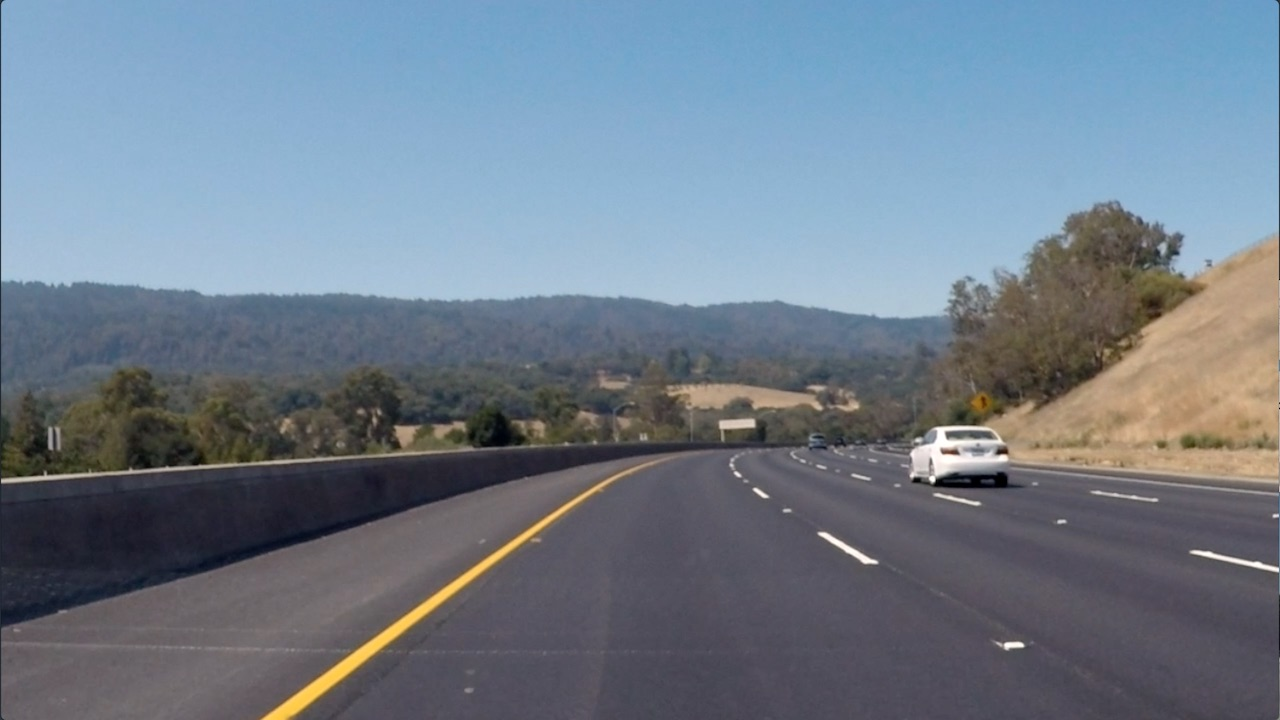
#> input picture Term_1/advanced_lane_finding_10/curved-lane.jpg, 1280 x 720 px
$ python sobel_10_4.py   (older library calls are emulated)
#> lines starting #> are read from the running program, lines starting #| are printed output that depends on the picture; after the words box and inside, x2 and y2 are one past the last pixel; in counts of white or black regions, pixels touching at a corner belong together
#> further down, image is the input picture: shape (720, 1280, 3); mean R, G, B 112.1, 125, 138.7
import cv2
import numpy as np
import matplotlib.pyplot as plt
import matplotlib.image as mpimg


def abs_sobel_thresh(img, orient='x', thresh_min=0, thresh_max=255):
    # Convert to grayscale
#> called with orient = 'y', thresh_min = 20, thresh_max = 100
    gray = cv2.cvtColor(img, cv2.COLOR_RGB2GRAY)
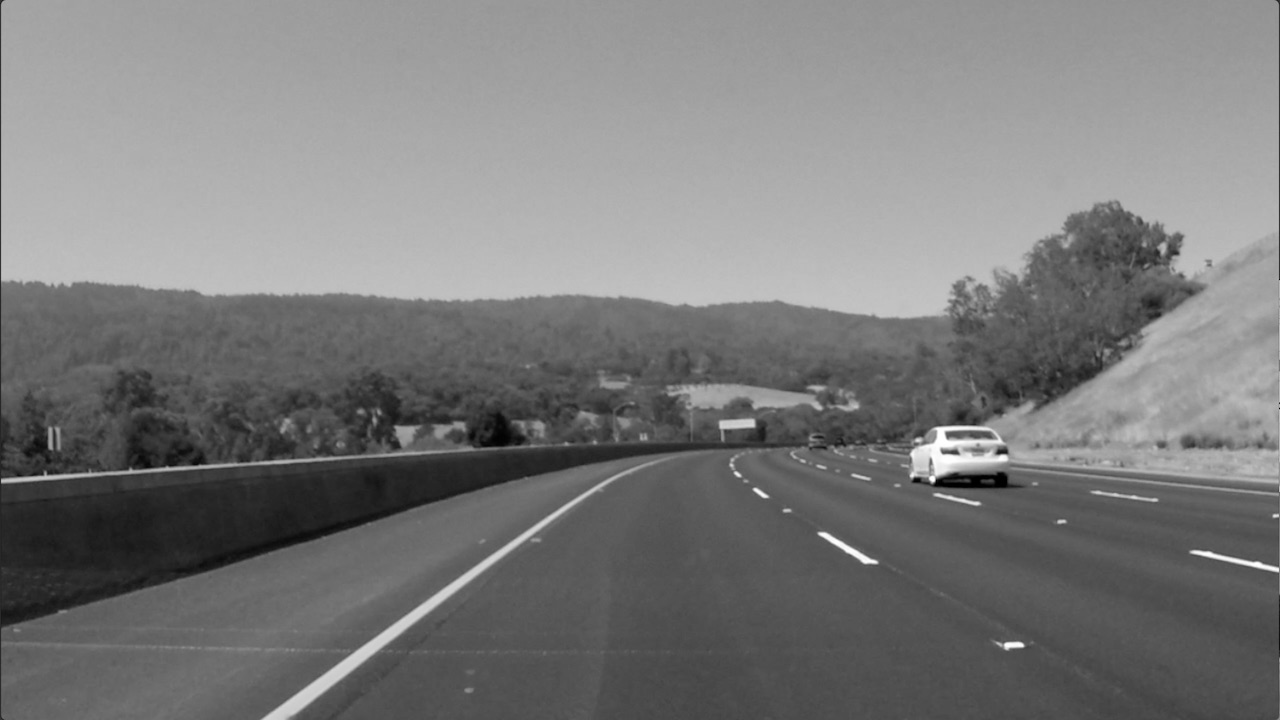
#> gray: shape (720, 1280); min 0, max 255, mean 122.7
    # Apply x or y gradient with the OpenCV Sobel() function
    # and take the absolute value
    abs_sobel = None
    if orient == 'x':
        abs_sobel = np.absolute(cv2.Sobel(gray, cv2.CV_64F, 1, 0))
    if orient == 'y':
        abs_sobel = np.absolute(cv2.Sobel(gray, cv2.CV_64F, 0, 1))
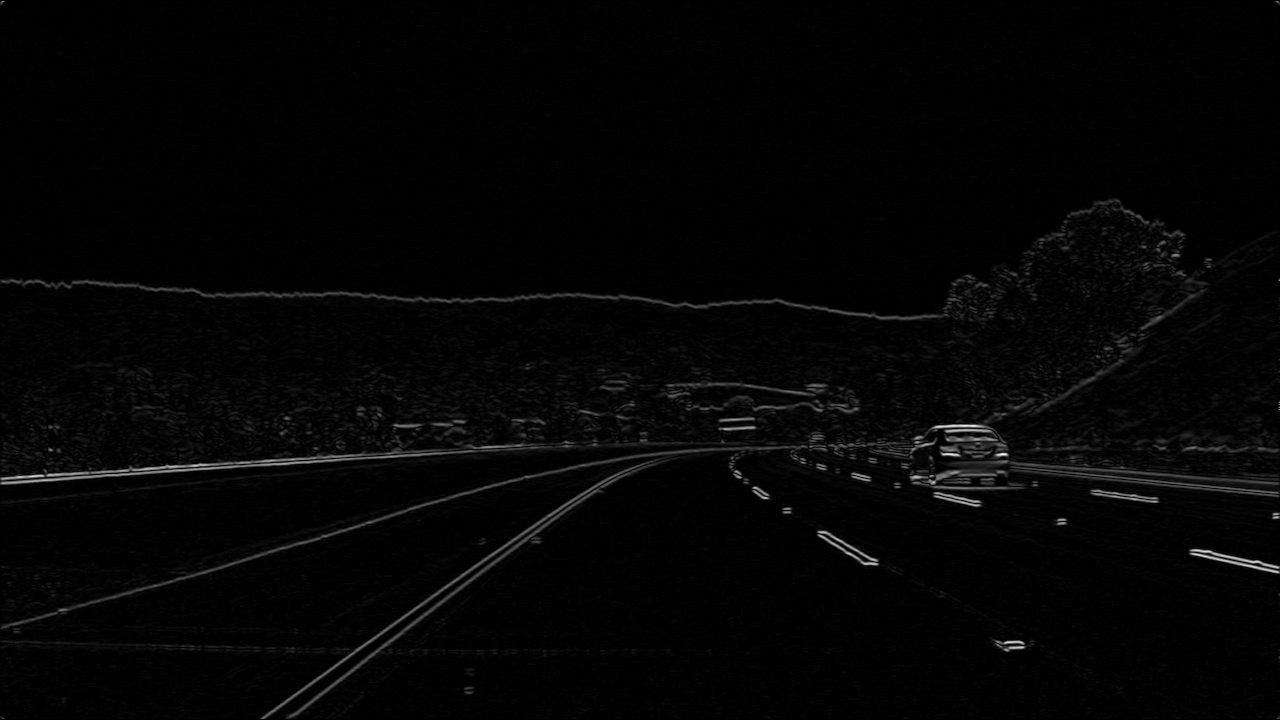
#> abs_sobel: shape (720, 1280) float64; min 0, max 641, mean 12.9; drawn with min black and max white
    # Rescale back to 8 bit integer
    scaled_sobel = np.uint8(255 * abs_sobel / np.max(abs_sobel))
    # Create a copy and apply the threshold
    binary_output = np.zeros_like(scaled_sobel)
    # Here I'm using inclusive (>=, <=) thresholds, but exclusive is ok too
    binary_output[(scaled_sobel >= thresh_min) & (scaled_sobel <= thresh_max)] = 1

    # Return the result
    return binary_output


image = mpimg.imread('curved-lane.jpg')
grad_binary = abs_sobel_thresh(image, orient='y', thresh_min=20, thresh_max=100)
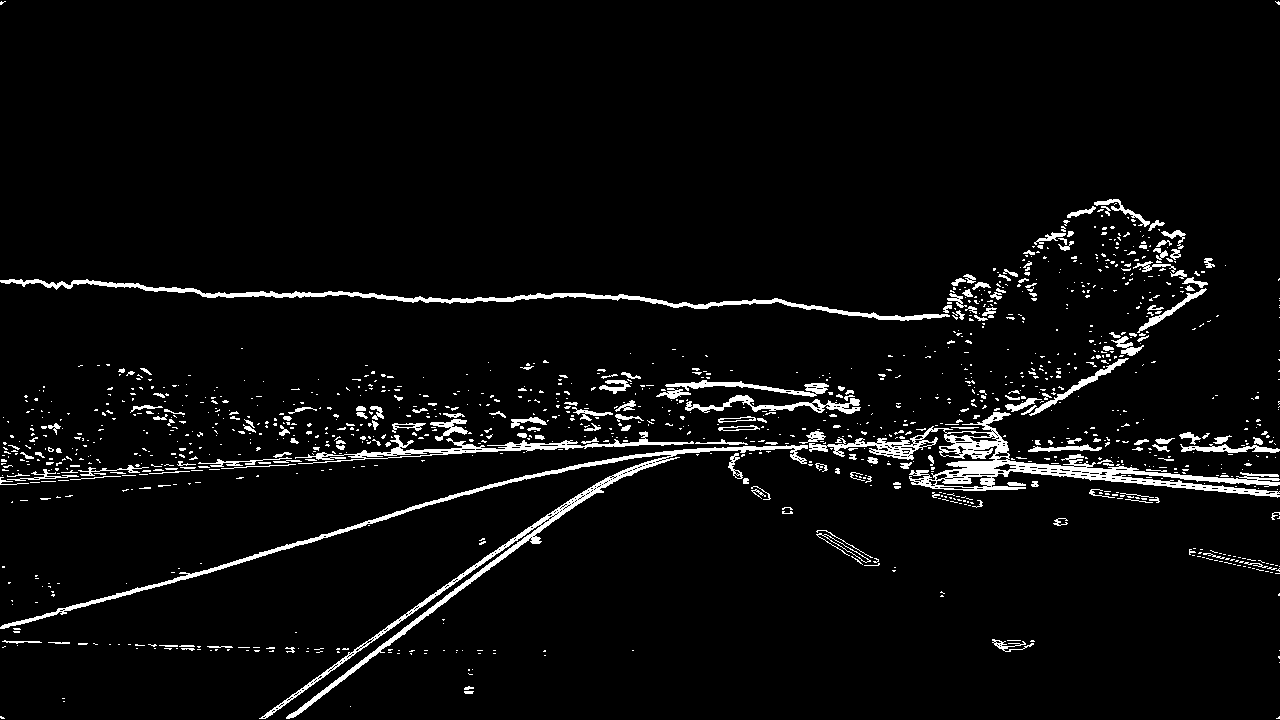
#> grad_binary: shape (720, 1280); values 0 (black) and 1 (white), 4.4% white; 1253 white regions (1051 under 20 px), largest, box (x1, y1, x2, y2) and area: (0, 445, 808, 719) 7205, (809, 412, 1280, 498) 7147, (0, 279, 950, 321) 3927
# Plot the result
f, (ax1, ax2) = plt.subplots(1, 2, figsize=(24, 9))
f.tight_layout()
ax1.imshow(image)
ax1.set_title('Original Image', fontsize=50)
ax2.imshow(grad_binary, cmap='gray')
ax2.set_title('Thresholded Gradient', fontsize=50)
plt.subplots_adjust(left=0., right=1, top=0.9, bottom=0.)
plt.show()
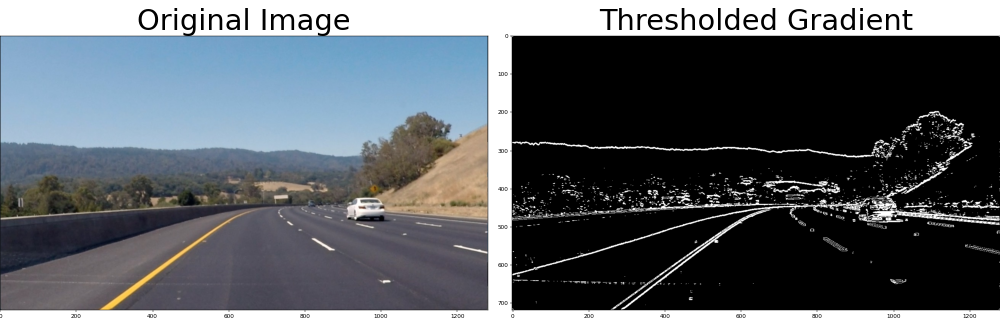
#> figure drawn by matplotlib, 2 panels

$ run again, with Term_1/advanced_lane_finding_10/test6.jpg copied over Term_1/advanced_lane_finding_10/curved-lane.jpg
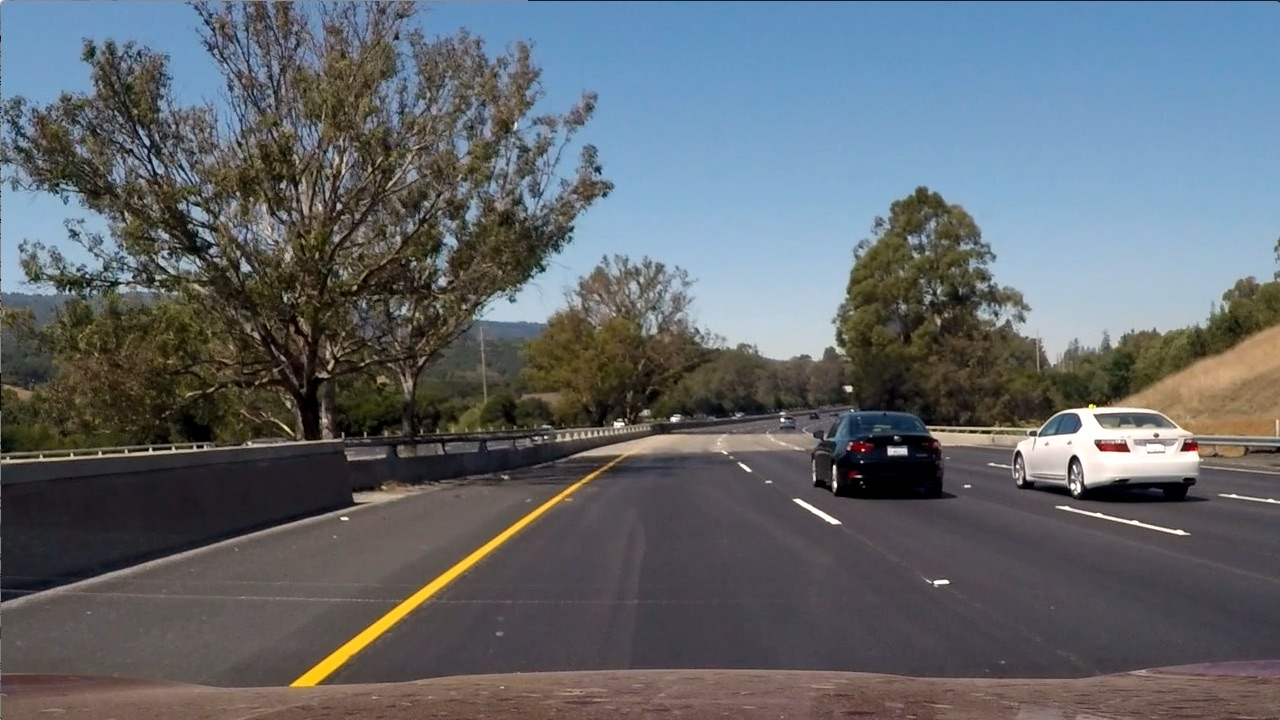
#> input picture Term_1/advanced_lane_finding_10/test6.jpg, 1280 x 720 px
#> image is the input picture: shape (720, 1280, 3); mean R, G, B 97, 102.6, 107.9
#> `grad_binary = abs_sobel_thresh(image, orient='y', thresh_min=20, thres..`:
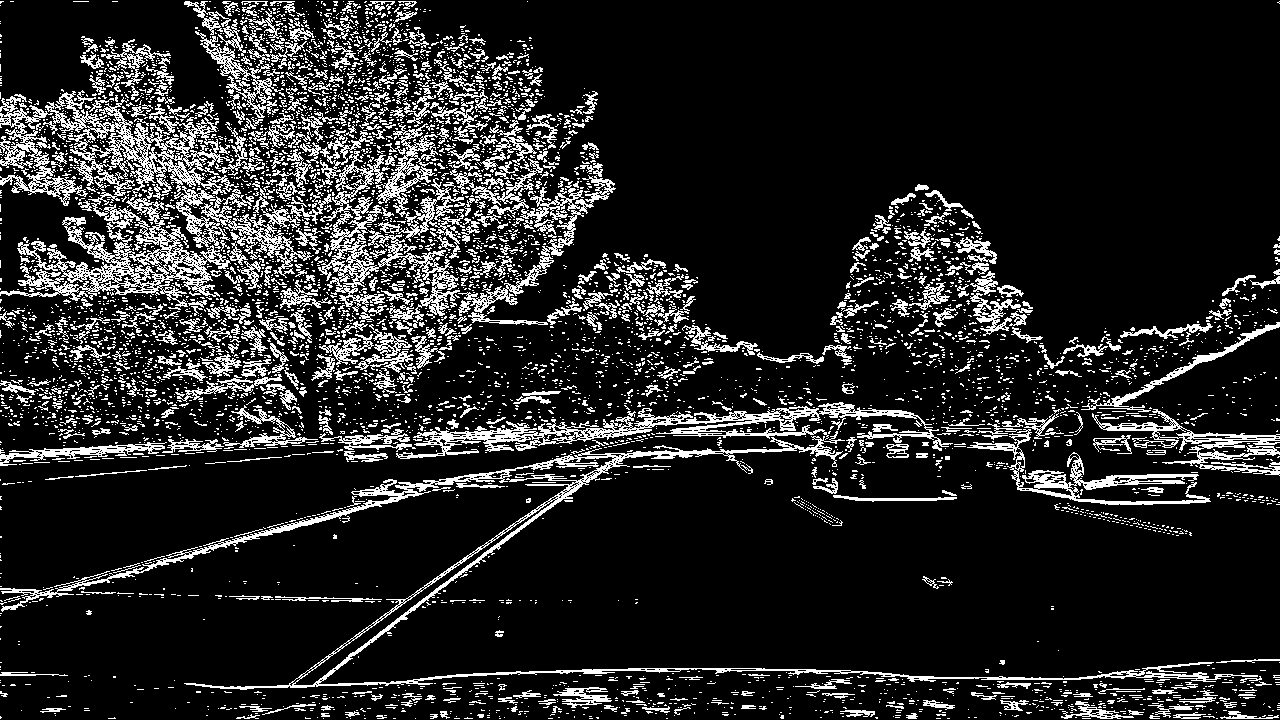
#> grad_binary: shape (720, 1280); values 0 (black) and 1 (white), 14.6% white in thin lines or dots
#> `plt.show()`:
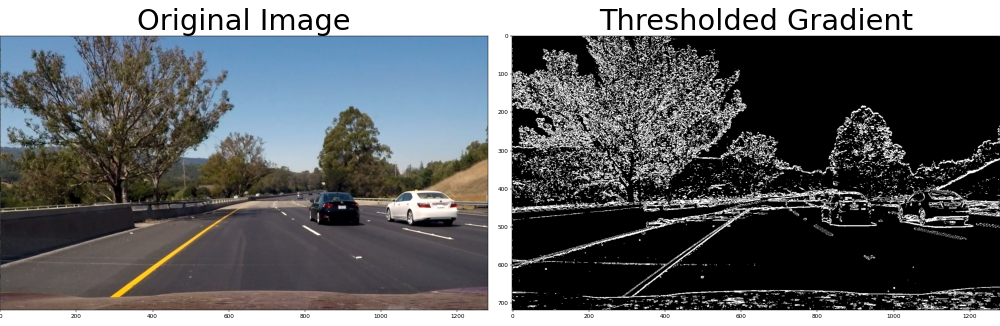
#> figure drawn by matplotlib, 2 panels

$ run again, with Term_1/advanced_lane_finding_10/signs_vehicles_xygrad.png saved as Term_1/advanced_lane_finding_10/curved-lane.jpg
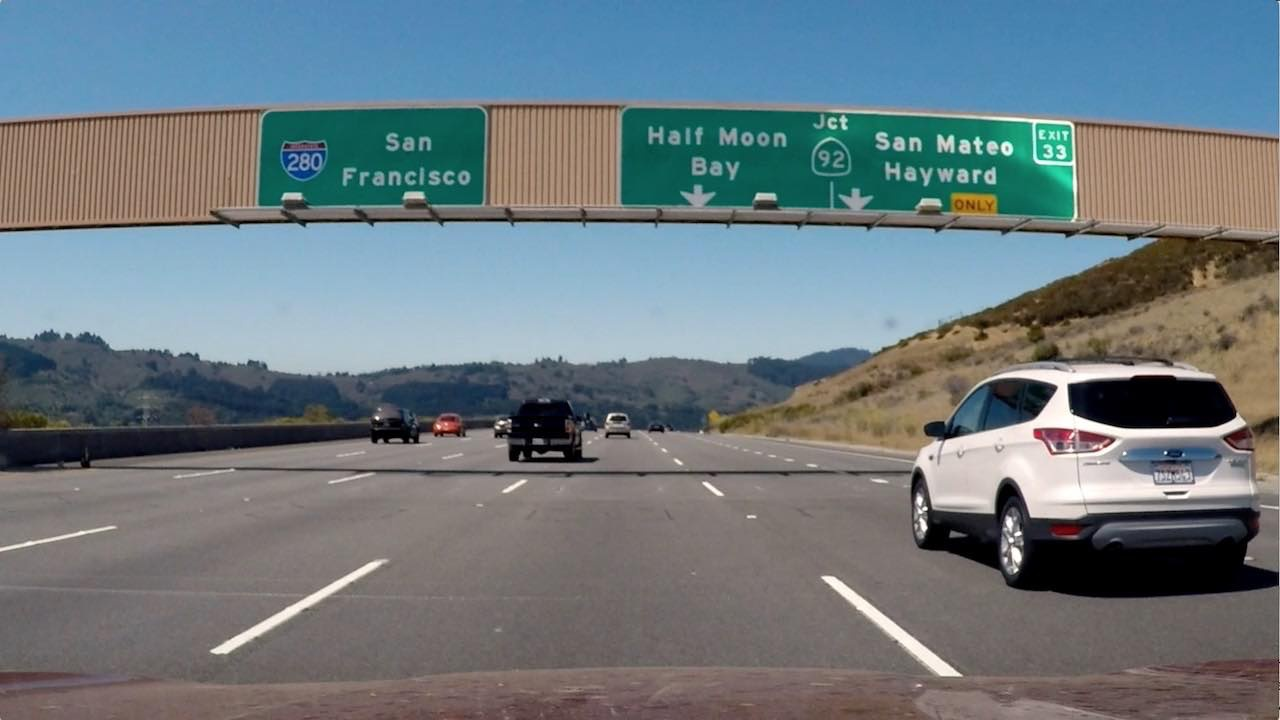
#> input picture Term_1/advanced_lane_finding_10/signs_vehicles_xygrad.png, 1280 x 720 px
#> image is the input picture: shape (720, 1280, 3); mean R, G, B 109.2, 121.6, 127.4
#> `grad_binary = abs_sobel_thresh(image, orient='y', thresh_min=20, thres..`:
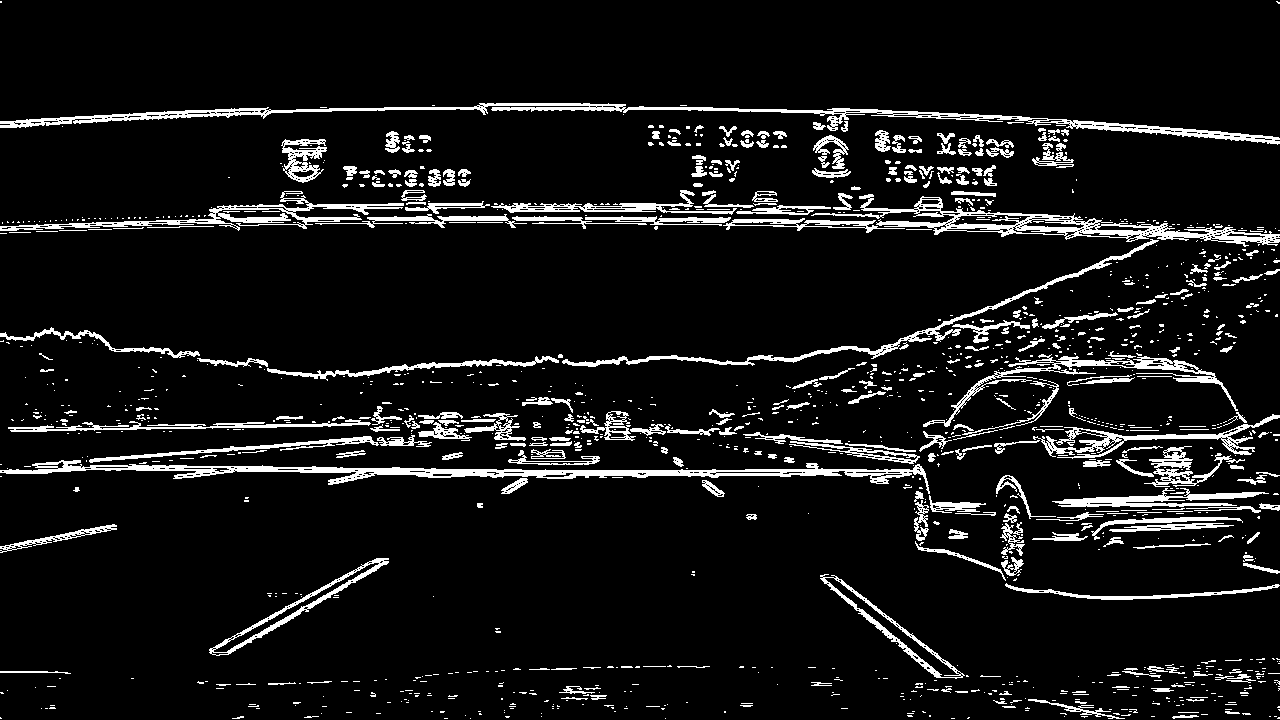
#> grad_binary: shape (720, 1280); values 0 (black) and 1 (white), 8.1% white; 1377 white regions (1040 under 20 px), largest, box (x1, y1, x2, y2) and area: (0, 103, 1280, 145) 6516, (0, 460, 930, 494) 6183, (811, 194, 1280, 247) 4638
#> `plt.show()`:
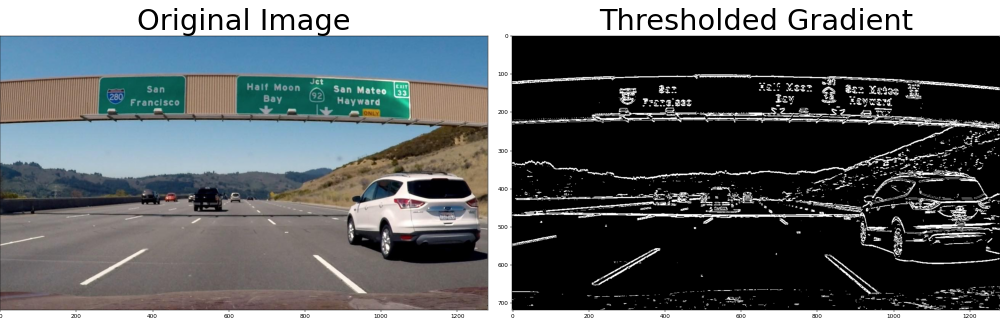
#> figure drawn by matplotlib, 2 panels
